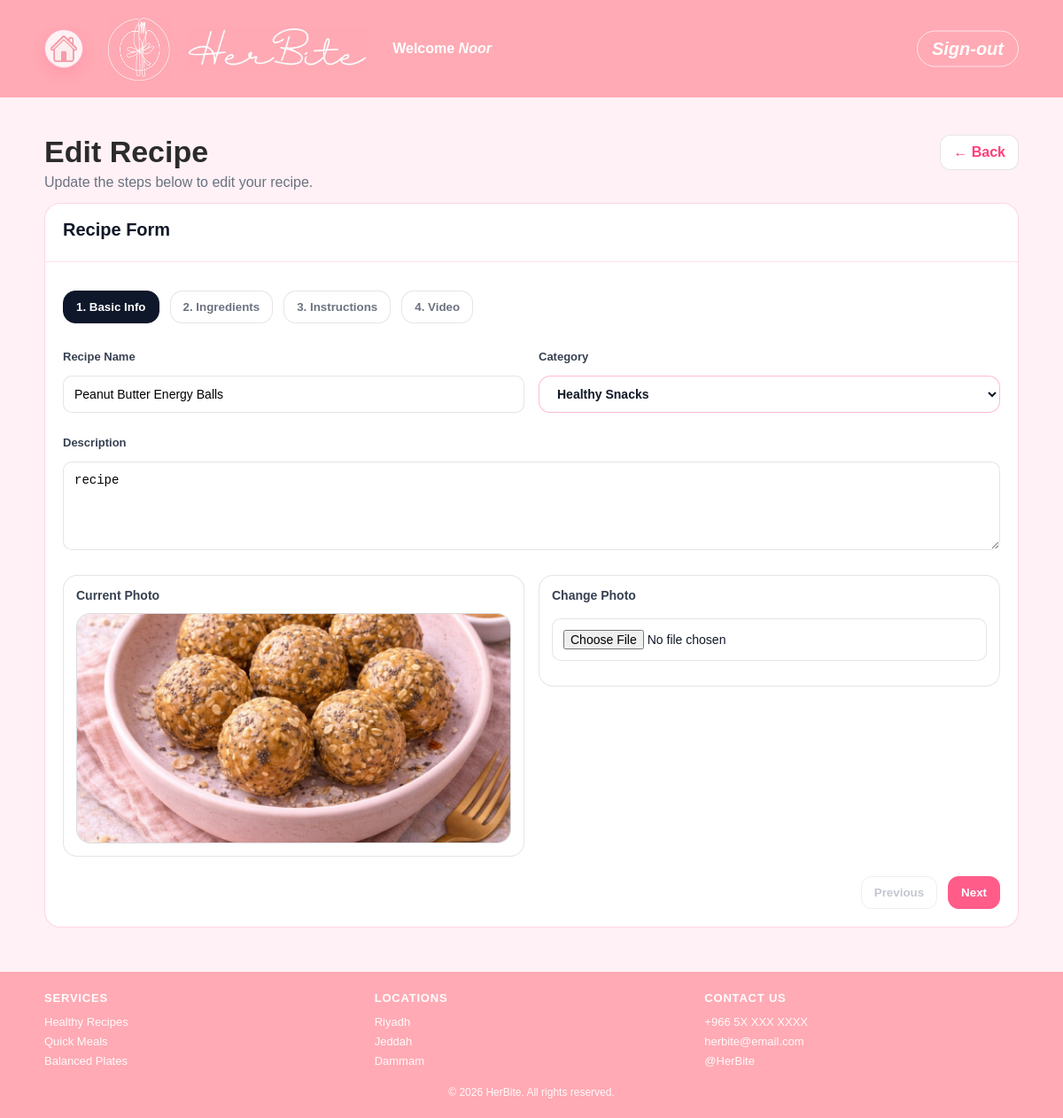
/editRecipe.php?id=8 (signed in), run on the app's committed database.
### tables this page shows
CREATE TABLE `users` (
  `id` int(11) NOT NULL,
  `userType` enum('user','admin') NOT NULL,
  `firstName` varchar(100) NOT NULL,
  `lastName` varchar(100) NOT NULL,
  `emailAddress` varchar(100) NOT NULL,
  `password` varchar(255) NOT NULL,
  `photoFileName` varchar(255) NOT NULL
);

CREATE TABLE `recipe` (
  `id` int(11) NOT NULL,
  `userID` int(11) NOT NULL,
  `categoryID` int(11) NOT NULL,
  `name` varchar(150) NOT NULL,
  `description` text,
  `photoFileName` varchar(255) DEFAULT NULL,
  `videoFilePath` varchar(255) DEFAULT NULL
);

CREATE TABLE `recipecategory` (
  `id` int(11) NOT NULL,
  `categoryName` varchar(100) NOT NULL
);

### recipe_helpers.php (called while the page is built, shortened)
<?php
function require_user_login(mysqli $conn): array {
    $userId = (int) $_SESSION['user_id'];
    $stmt = $conn->prepare("SELECT id, firstName, lastName, emailAddress, photoFileName FROM users WHERE id = ?");
    $stmt->bind_param("i", $userId);
    $stmt->execute();
    $result = $stmt->get_result();
    $user = $result->fetch_assoc();
    return $user;
}
function h(?string $value): string {
    return htmlspecialchars((string) $value, ENT_QUOTES, 'UTF-8');
}
function fetch_recipe_with_details(mysqli $conn, int $recipeId, int $userId): ?array {
    $stmt = $conn->prepare("
        SELECT recipe.*,
               recipecategory.categoryName
        FROM recipe
        LEFT JOIN recipecategory ON recipecategory.id = recipe.categoryID
        WHERE recipe.id = ? AND recipe.userID = ?
    ");
    $stmt->bind_param("ii", $recipeId, $userId);
    $stmt->execute();
    $result = $stmt->get_result();
    $recipe = $result->fetch_assoc();
    $ingredientsStmt = $conn->prepare("
        SELECT id, ingredientName, quantity
        FROM recipeingredient
        WHERE recipeID = ?
        ORDER BY id ASC
    ");
    $ingredientsStmt->bind_param("i", $recipeId);
    $ingredientsStmt->execute();
    $recipe['ingredients'] = $ingredientsStmt->get_result()->fetch_all(MYSQLI_ASSOC);
    $instructionsStmt = $conn->prepare("
        SELECT id, stepNumber, instructionText
        FROM recipeinstruction
        WHERE recipeID = ?
        ORDER BY stepNumber ASC, id ASC
    ");
    $instructionsStmt->bind_param("i", $recipeId);
    $instructionsStmt->execute();
    $recipe['instructions'] = $instructionsStmt->get_result()->fetch_all(MYSQLI_ASSOC);
    return $recipe;
}

### editRecipe.php (the view, shortened to what this page needs)
<?php
include 'db.php';
include 'recipe_helpers.php';
$user = require_user_login($conn);
$userId = (int) $user['id'];
$recipeId = isset($_GET['id']) ? (int) $_GET['id'] : 0;
$recipe = fetch_recipe_with_details($conn, $recipeId, $userId);
$categoriesResult = $conn->query("SELECT id, categoryName FROM recipecategory ORDER BY categoryName ASC");
?>
<!DOCTYPE html>
<html lang="en">
<head>
  <link rel="stylesheet" href="stylesheet.css">
</head>
<body class="user-page header-admin">
  <div class="page">
    <header class="site-header">
      <div class="header-inner">
        <a href="user.php" class="home-link" aria-label="Go to home">
          <img src="home.PNG" alt="Home">
        </a>
        <div class="brand"><img src="logo.jpg" alt="HerBite Logo"></div>
        <div class="brand-title"><img src="title.jpg" alt="HerBite Title"></div>
        <div class="header-right">
          <div class="welcome">Welcome <span class="name"><?php echo h($user['firstName']); ?></span></div>
        </div>
        <div class="logout"><a href="logout.php">Sign-out</a></div>
      </div>
    </header>
    <main class="page-main">
      <div class="er-page-head">
        <div>
          <h1 class="er-h1">Edit Recipe</h1>
          <p class="er-p">Update the steps below to edit your recipe.</p>
        </div>
        <a class="er-back" href="myRecipes.php">← Back</a>
      </div>
      <section class="er-card">
        <div class="er-card-top">
          <h2 class="er-card-title">Recipe Form</h2>
        </div>
        <div class="er-card-body">
          <div class="er-tabs" role="tablist" aria-label="Recipe steps">
            <button type="button" class="er-tab is-active" data-step="0">1. Basic Info</button>
            <button type="button" class="er-tab" data-step="1">2. Ingredients</button>
            <button type="button" class="er-tab" data-step="2">3. Instructions</button>
            <button type="button" class="er-tab" data-step="3">4. Video</button>
          </div>
          <form id="editRecipeForm" action="updateRecipe.php" method="post" enctype="multipart/form-data">
            <div class="er-step is-active" data-step="0">
              <div class="er-grid2">
                <div>
                  <label class="er-label" for="editRecipeName">Recipe Name</label>
                  <input class="er-input" id="editRecipeName" name="name" type="text" value="<?php echo h($recipe['name']); ?>" required>
                </div>
                <div>
                  <label class="er-label" for="editCategoryID">Category</label>
                  <select class="er-input" id="editCategoryID" name="categoryID" required>
                    <?php while ($category = $categoriesResult->fetch_assoc()) { ?>
                      <option value="<?php echo (int) $category['id']; ?>" <?php echo ((int) $category['id'] === (int) $recipe['categoryID']) ? 'selected' : ''; ?>>
                        <?php echo h($category['categoryName']); ?>
                      </option>
                    <?php } ?>
                  </select>
                </div>
              </div>
              <label class="er-label" for="editDescription">Description</label>
              <textarea class="er-textarea" id="editDescription" name="description" required><?php echo h($recipe['description']); ?></textarea>
              <div class="er-current">
                <div class="er-current-box">
                  <div class="er-current-title">Current Photo</div>
                  <img class="er-current-img" src="<?php echo h($recipe['photoFileName'] ?: 'default.png'); ?>" alt="Current photo">
                </div>
                <div class="er-current-box">
                  <div class="er-current-title">Change Photo</div>
                  <input class="er-input" name="photo" type="file" accept="image/*">
                </div>
              </div>
            </div>
            <div class="er-actions">
              <button type="button" class="er-btn er-btn-ghost" id="prevBtn" disabled>Previous</button>
              <div class="er-actions-right">
                <button type="button" class="er-btn er-btn-primary" id="nextBtn">Next</button>
              </div>
            </div>
          </form>
        </div>
      </section>
    </main>
    <footer class="site-footer">
      <div class="footer-inner">
        <div class="footer-col">
          <h4>Services</h4>
          <p>Healthy Recipes</p>
          <p>Quick Meals</p>
          <p>Balanced Plates</p>
        </div>
        <div class="footer-col">
          <h4>Locations</h4>
          <p>Riyadh</p>
          <p>Jeddah</p>
          <p>Dammam</p>
        </div>
        <div class="footer-col">
          <h4>Contact Us</h4>
          <p>+966 5X XXX XXXX</p>
          <p>herbite@email.com</p>
          <p>@HerBite</p>
        </div>
      </div>
      <div class="footer-bottom">
        © 2026 HerBite. All rights reserved.
      </div>
    </footer>
  </div>
</body>
</html>

### data on the page
users: firstName "Noor"
recipe: name "Peanut Butter Energy Balls", categoryID "Healthy Snacks", description "recipe", photoFileName (picture)
